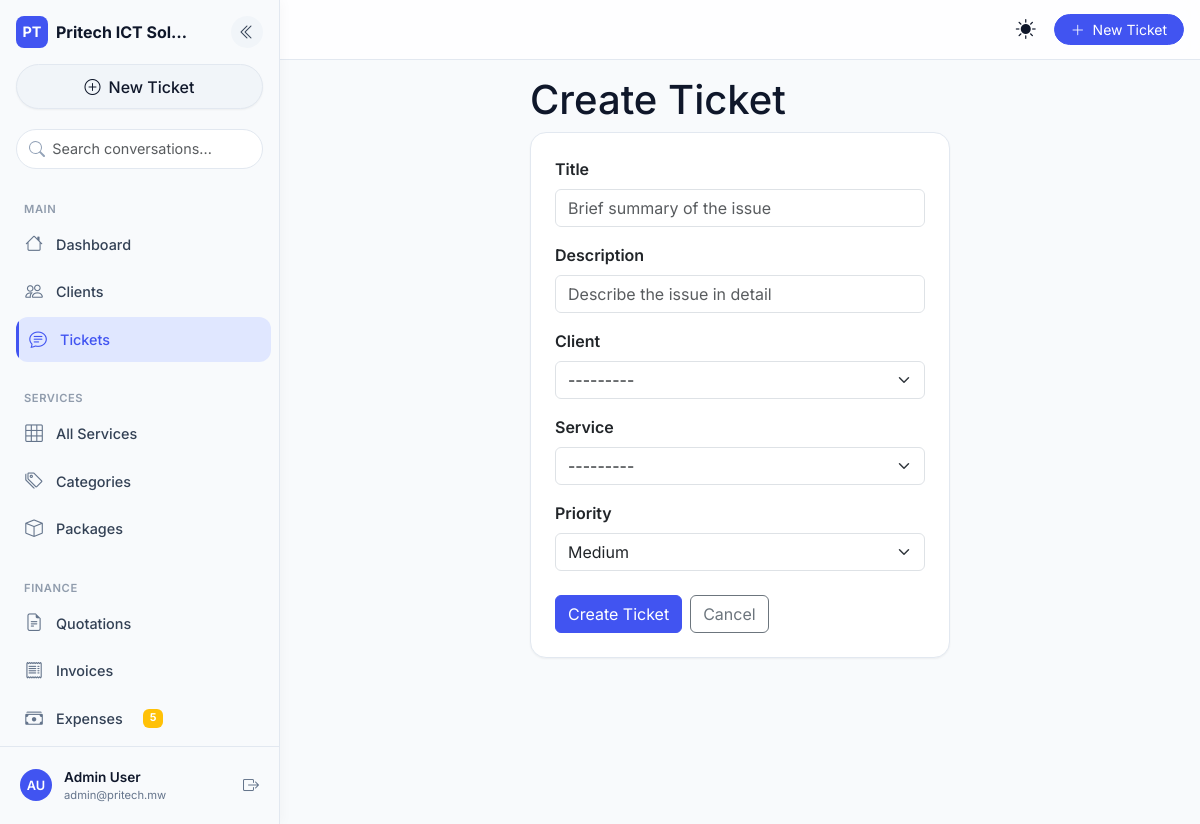
Screenshot of /tickets/new/ (signed in) with the database file from the repository.
### core/models.py (models this page shows, shortened)
class SiteConfig(models.Model):
    company_name = models.CharField(max_length=200, default='Pritech ICT Solutions')
    tagline = models.CharField(max_length=300, blank=True)
    logo = models.ImageField(upload_to='logo/', null=True, blank=True)
    email = models.EmailField(blank=True)
    phone = models.CharField(max_length=30, blank=True)
    address = models.TextField(blank=True)
    website = models.URLField(blank=True)
    vat_rate = models.DecimalField(max_digits=5, decimal_places=4, default=0.165)
    currency = models.CharField(max_length=10, default='MWK')
    currency_symbol = models.CharField(max_length=5, default='K')
    bank_name = models.CharField(max_length=100, blank=True)
    bank_account = models.CharField(max_length=50, blank=True)
    mobile_money = models.CharField(max_length=50, blank=True)
    invoice_footer = models.TextField(blank=True)
    class Meta:
        verbose_name = 'Site Configuration'
    @classmethod
    def get(cls):
        obj, _ = cls.objects.get_or_create(pk=1)
        return obj

### accounts/models.py (models this page shows, shortened)
class User(AbstractUser):
    id = models.UUIDField(primary_key=True, default=uuid.uuid4, editable=False)
    USER_TYPE_CHOICES = (('client', 'Client'), ('staff', 'Staff'))
    CLIENT_ROLE_CHOICES = [
        ('admin', 'Administrator'),
        ('viewer', 'Viewer'),
        ('billing', 'Billing'),
    ]
    user_type = models.CharField(max_length=10, choices=USER_TYPE_CHOICES, default='client')
    email = models.EmailField(unique=True)
    phone_number = models.CharField(max_length=20, unique=True, null=True, blank=True)
    national_id = models.CharField(max_length=50, unique=True, null=True, blank=True)
    physical_address = models.TextField(blank=True)
    last_login_ip = models.GenericIPAddressField(null=True, blank=True)
    client_role = models.CharField(
        max_length=20,
        choices=CLIENT_ROLE_CHOICES,
        default='viewer',
        blank=True,
        help_text="Role within the client organization (only for client users)"
    )
    is_2fa_enabled = models.BooleanField(default=False)
    USERNAME_FIELD = 'email'
    REQUIRED_FIELDS = ['username']
    def has_role(self, role_code):
        return self.user_roles.filter(role__code=role_code).exists()
    def has_perm_code(self, permission_code):
        from .models import RolePermission
        return RolePermission.objects.filter(
            role__user_roles__user=self,
            permission__code=permission_code
        ).exists()

### clients/models.py (models this page shows, shortened)
class ClientOrganization(models.Model):
    id = models.UUIDField(primary_key=True, default=uuid.uuid4, editable=False)
    INDUSTRY_CHOICES = [
        ('technology', 'Technology'), ('finance', 'Finance & Banking'),
        ('healthcare', 'Healthcare'), ('education', 'Education'),
        ('government', 'Government'), ('ngo', 'NGO / Non-Profit'),
        ('retail', 'Retail & Commerce'), ('other', 'Other'),
    ]
    STATUS_CHOICES = [
        ('active', 'Active'),
        ('inactive', 'Inactive'),
        ('lead', 'Lead'),
        ('former', 'Former Client'),
    ]
    name = models.CharField(max_length=200)
    industry = models.CharField(max_length=50, choices=INDUSTRY_CHOICES, default='other')
    registration_number = models.CharField(max_length=100, blank=True)
    tax_id = models.CharField(max_length=100, blank=True)
    email = models.EmailField(blank=True)
    phone = models.CharField(max_length=20, blank=True)
    address = models.TextField(blank=True)
    website = models.URLField(blank=True)
    notes = QuillField(blank=True)          # ⬅️ rich text now
    status = models.CharField(max_length=20, choices=STATUS_CHOICES, default='active')
    created_at = models.DateTimeField(auto_now_add=True)
    user = models.OneToOneField(
        settings.AUTH_USER_MODEL,
        on_delete=models.SET_NULL,
        null=True,
        blank=True,
        related_name='client_organization'
    )
    class Meta:
        ordering = ['name']
    def __str__(self):
        return self.name

### services/models.py (models this page shows)
class Service(models.Model):
    BILLING_TYPE_CHOICES = [
        ('one_time', 'One Time'),
        ('recurring', 'Recurring'),
    ]
    name = models.CharField(max_length=200)
    category = models.ForeignKey(
        ServiceCategory,
        on_delete=models.SET_NULL,
        null=True,
        blank=True,
        related_name='services'
    )
    description = QuillField(blank=True)      # ⬅️ rich text now
    base_price = models.DecimalField(max_digits=12, decimal_places=2, default=0)
    unit = models.CharField(
        max_length=50,
        default='job',
        help_text='e.g. job, hour, month'
    )
    billing_type = models.CharField(
        max_length=20,
        choices=BILLING_TYPE_CHOICES,
        default='one_time'
    )
    is_active = models.BooleanField(default=True)
    created_at = models.DateTimeField(auto_now_add=True)
    class Meta:
        ordering = ['name']
    def __str__(self):
        return self.name

### tickets/views.py (the view, shortened to what this page needs)
# urls.py: path('new/', TicketCreateView.as_view(), name='ticket_create'),
class TicketCreateView(LoginRequiredMixin, CreateView):
    model = Ticket
    form_class = TicketForm
    template_name = 'tickets/form.html'
    success_url = reverse_lazy('ticket_list')
    def get_form(self, form_class=None):
        form = super().get_form(form_class)
        user = self.request.user
        if user.user_type == 'client' and hasattr(user, 'client_organization'):
            form.fields['client'].initial = user.client_organization
            form.fields['client'].widget = forms.HiddenInput()
        return form

### tickets/forms.py
class TicketForm(forms.ModelForm):
    class Meta:
        model = Ticket
        fields = ['title', 'description', 'client', 'service', 'priority']
        widgets = {
            'title': forms.TextInput(attrs={'placeholder': 'Brief summary of the issue'}),
            'description': forms.Textarea(attrs={'rows': 4, 'placeholder': 'Describe the issue in detail'}),
        }

### accounts/templatetags/account_tags.py (called while the page is built)
@register.filter(name='has_perm')
def has_perm(user, perm_code):
    if user.is_authenticated:
        return user.has_perm_code(perm_code)
    return False

### core/context_processors.py (called while the page is built)
def site_config(request):
    return {'site_config': SiteConfig.get()}

def sidebar_recent_items(request):
    if request.user.is_authenticated:
        from .services import CommonDashboardService
        return CommonDashboardService.get_context(request.user)
    return {}

def pending_expenses_count(request):
    if request.user.is_authenticated and request.user.is_staff:
        try:
            count = Expense.objects.filter(status='pending').count()
            return {'pending_expenses_count': count}
        except Exception:
            return {'pending_expenses_count': 0}
    return {}

### core/services.py (called while the page is built)
    @staticmethod
    def get_context(user):
        if user.user_type == 'client':
            client_org = ClientOrganization.objects.filter(user=user).first()
            if client_org:
                tickets = Ticket.objects.filter(client=client_org)
                invoices = Invoice.objects.filter(client=client_org)
            else:
                tickets = Ticket.objects.none()
                invoices = Invoice.objects.none()
        elif user.has_perm_code('view_finance_dashboard') or user.has_role('TECHNICIAN'):
            tickets = Ticket.objects.all()
            invoices = Invoice.objects.all()
        else:
            tickets = Ticket.objects.all()
            invoices = Invoice.objects.all()
        return {
            'recent_sidebar_tickets': tickets.order_by('-created_at')[:5],
            'recent_sidebar_invoices': invoices.order_by('-created_at')[:3],
        }

### core/templatetags/core_tags.py (called while the page is built)
@register.filter(name='has_any_role')
def has_any_role(user, roles_str):
    if not user or not user.is_authenticated:
        return False
    roles = [role.strip() for role in roles_str.split(',')]
    return any(user.has_role(role) for role in roles)

### portfolio/context_processors.py (called while the page is built)
def portfolio_settings(request):
    return {'portfolio_settings': PortfolioSettings.get()}

### portfolio/models.py (called while the page is built)
    @classmethod
    def get(cls):
        obj, _ = cls.objects.get_or_create(pk=1)
        return obj

### templates/tickets/form.html (shortened to what this page needs)
{% extends "generic/form.html" %}
{% block content %}
<div class="row justify-content-center">
  <div class="col-lg-6">
    <div class="page-header">
      <h1>Create Ticket</h1>
    </div>
    <div class="card">
      <div class="card-body p-4">
        <form method="post">
          {% for field in form %}
          <div class="mb-3">
            <label class="form-label fw-semibold">{{ field.label }}</label>
            {% if field.field.widget.input_type == 'select' %}
              <select name="{{ field.html_name }}" class="form-select">
                {% for val, label in field.field.choices %}
                <option value="{{ val }}" {% if field.value|stringformat:'s' == val|stringformat:'s' %}selected{% endif %}>{{ label }}</option>
                {% endfor %}
              </select>
            {% elif field.field.widget.input_type == 'textarea' %}
              <textarea name="{{ field.html_name }}" class="form-control" rows="4" placeholder="{{ field.field.widget.attrs.placeholder|default:'' }}">{{ field.value|default:'' }}</textarea>
            {% else %}
              <input type="{{ field.field.widget.input_type }}" name="{{ field.html_name }}" class="form-control" value="{{ field.value|default:'' }}" placeholder="{{ field.field.widget.attrs.placeholder|default:'' }}">
            {% endif %}
          </div>
          {% endfor %}
          <div class="d-flex gap-2 mt-4">
            <button type="submit" class="btn btn-primary">Create Ticket</button>
            <a href="{% url 'ticket_list' %}" class="btn btn-outline-secondary">Cancel</a>
          </div>
        </form>
      </div>
    </div>
  </div>
</div>
{% endblock %}

### templates/base.html (shortened to what this page needs)
{% load static %}
{% load account_tags %}
{% load core_tags %}
<!DOCTYPE html>
<html lang="en" data-theme="light" data-bs-theme="light">
<head>
  <link href="https://cdn.jsdelivr.net/npm/bootstrap@5.3.0/dist/css/bootstrap.min.css" rel="stylesheet">
  <link rel="stylesheet" href="https://cdn.jsdelivr.net/npm/bootstrap-icons@1.11.0/font/bootstrap-icons.css">
  <link rel="stylesheet" href="{% static 'css/mobile-first.css' %}">
</head>
<body class="{% if request.user.is_authenticated %}sidebar-expanded{% endif %}">
  {% if request.user.is_authenticated %}
  <aside class="desktop-sidebar d-none d-lg-flex">
    <div class="sidebar-header">
      <div class="d-flex align-items-center justify-content-between mb-3">
        <div class="d-flex align-items-center gap-2">
          <div class="brand-icon"><span class="fw-bold">PT</span></div>
          <span class="fw-bold brand-name">{{ site_config.company_name|truncatechars:16 }}</span>
        </div>
        <button class="sidebar-collapse-btn" id="sidebarCollapseBtn" type="button"
                data-bs-toggle="tooltip" title="Collapse sidebar" aria-label="Collapse sidebar">
          <i class="bi bi-chevron-double-left"></i>
        </button>
      </div>
      <a href="{% url 'ticket_create' %}" class="new-chat-btn"><i class="bi bi-plus-circle"></i> New Ticket</a>
    </div>
    <div class="sidebar-search">
      <input type="text" class="form-control" placeholder="Search conversations...">
    </div>
    <div class="sidebar-nav-section">
      <div class="nav-label">Main</div>
      <a href="{% url 'dashboard' %}" class="ai-nav-link"><i class="bi bi-house"></i> Dashboard</a>
      {% if request.user|has_any_role:'ADMIN,SALES,FINANCE' %}
        <a href="{% url 'client_list' %}" class="ai-nav-link"><i class="bi bi-people"></i> Clients</a>
      {% endif %}
      <a href="{% url 'ticket_list' %}" class="ai-nav-link"><i class="bi bi-chat-text"></i> Tickets</a>
      {% if request.user.is_staff %}
        <div class="nav-label mt-3">Services</div>
        <a href="{% url 'service_list' %}" class="ai-nav-link"><i class="bi bi-grid-3x3"></i> All Services</a>
        <a href="{% url 'service_category_list' %}" class="ai-nav-link"><i class="bi bi-tags"></i> Categories</a>
        <a href="{% url 'service_package_list' %}" class="ai-nav-link"><i class="bi bi-box"></i> Packages</a>
      {% endif %}
      {% if request.user|has_perm:'view_finance_dashboard' or request.user.is_staff %}
        <div class="nav-label mt-3">Finance</div>
        <a href="{% url 'quotation_list' %}" class="ai-nav-link"><i class="bi bi-file-earmark-text"></i> Quotations</a>
        <a href="{% url 'invoice_list' %}" class="ai-nav-link"><i class="bi bi-receipt"></i> Invoices</a>
        <a href="{% url 'expense_list' %}?status=pending" class="ai-nav-link">
          <i class="bi bi-cash-stack"></i> Expenses
          {% if pending_expenses_count %}
            <span class="badge bg-warning ms-2">{{ pending_expenses_count }}</span>
          {% endif %}
        </a>
        <a href="{% url 'finance_reports' %}" class="ai-nav-link"> Reports</a>
      {% endif %}
    </div>
    <div class="sidebar-footer">
      <div class="user-profile">
        <div class="user-avatar">
          {{ request.user.first_name|first|upper }}{{ request.user.last_name|first|upper }}
        </div>
        <div class="user-info">
          <div class="user-name">{{ request.user.get_full_name|default:request.user.email }}</div>
          <div class="user-email">{{ request.user.email }}</div>
        </div>
        <form method="post" action="{% url 'logout' %}" class="ms-auto">
          <button type="submit" class="logout-btn" data-bs-toggle="tooltip" title="Logout" aria-label="Logout">
            <i class="bi bi-box-arrow-right"></i>
          </button>
        </form>
      </div>
    </div>
  </aside>
  {% endif %}
  <header class="topbar sticky-top {% if request.user.is_authenticated %}topbar-desktop{% endif %}">
    <div class="d-flex align-items-center h-100 px-3">
      {% if request.user.is_authenticated %}
      <button class="desktop-menu-btn d-none d-lg-block me-2" id="desktopMenuToggle" type="button"
              data-bs-toggle="tooltip" title="Toggle sidebar" aria-label="Toggle sidebar">
      </button>
      {% endif %}
      <span class="page-title fw-semibold flex-grow-1">{% block page_title %}Dashboard{% endblock %}</span>
      <button class="theme-toggle-btn me-2" id="themeToggle" type="button"
              data-bs-toggle="tooltip" title="Switch theme" aria-label="Switch dark/light mode">
        <i class="bi bi-sun-fill light-icon"></i>
      </button>
      {% if request.user.is_authenticated %}
      <a href="{% url 'ticket_create' %}" class="btn btn-primary btn-sm rounded-pill px-3 d-none d-sm-block">
        <i class="bi bi-plus-lg me-1"></i> New Ticket
      </a>
      {% endif %}
    </div>
  </header>
  <main id="main-content" class="main-content pb-6 mb-4 {% if request.user.is_authenticated %}main-content-desktop{% endif %}">
    <div class="container-fluid py-3">
      {% block content %}{% endblock %}
    </div>
  </main>
</body>
</html>

### rows the page displays
SiteConfig: company_name "Pritech ICT Sol…"
User: user.first_name|first "A", user.last_name|first "U", user.get_full_name "Admin User", user.email "admin@pritech.mw"
ClientOrganization: client "---------"
Service: service "---------"

### other values shown
{{ pending_expenses_count }} "5"
{{ field.label }} "Title" "Description" "Client" "Service" "Priority"
form field priority "Medium"
